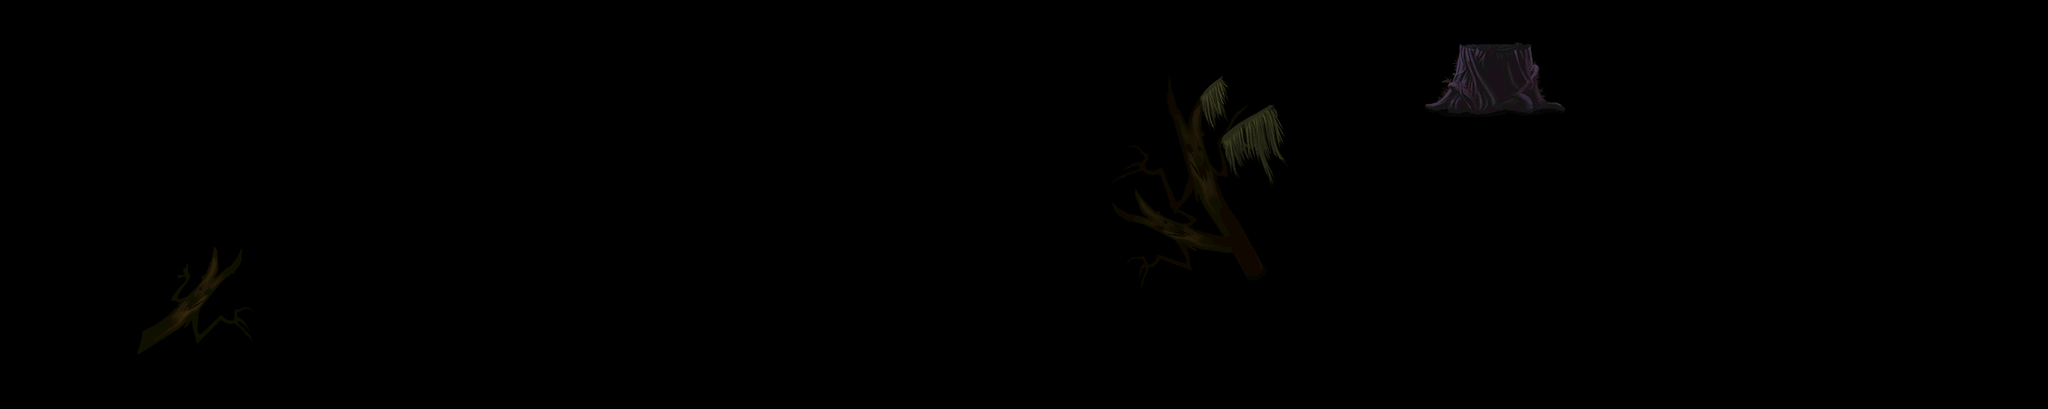

The image is a tile-based game level rendered from a .tmx file. Its description and source (layers, tilesets, objects; grid data summarised) follow:
An orthogonal 60x12 tile map with 40x40 px tiles, 2 tile layers (land1, land2).

<map version="1.0" orientation="orthogonal" width="60" height="12" tilewidth="40" tileheight="40">
 <tileset firstgid="1" name="b-jinjing" tilewidth="40" tileheight="40">
  <image source="b-jinjing.png" width="1447" height="440" />
 </tileset>
 <layer name="land1" width="60" height="12">
  <data>[720 cells, 98 non-empty, 98 distinct tile ids]</data>
 </layer>
 <layer name="land2" width="60" height="12">
  <data>[720 cells, 30 non-empty, 30 distinct tile ids]</data>
 </layer>
</map>
